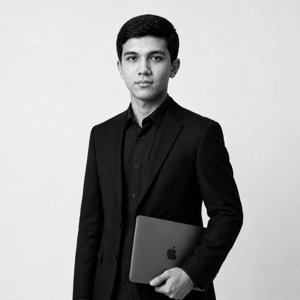
#> input picture frontend/img/founder-300.jpg, 300 x 300 px
$ python -i vision.py   (imports and definitions only)
#> lines starting #> are read from the running program, lines starting #| are printed output that depends on the picture
"""Faza 4: rasm tahlili — Pillow bilan, model/API siz.

Formati, o'lchami, yorug'ligi, asosiy ranglari, EXIF (kamera, sana)
va rasm/fotografiya ekanligi aniqlanadi. Qo'shimcha: OCR (matn o'qish)
Ollama vision model (llama3.2-vision) orqali.
"""

import base64
import os
import urllib.request
from collections import Counter

from PIL import ExifTags, Image, ImageStat

COLOR_NAMES = {
    "qora": (0, 0, 0),
    "oq": (255, 255, 255),
    "kulrang": (128, 128, 128),
    "qizil": (230, 25, 30),
    "to'q qizil": (128, 0, 0),
    "pushti": (255, 105, 180),
    "binafsha": (150, 50, 200),
    "ko'k": (30, 90, 230),
    "och ko'k": (130, 200, 255),
    "yashil": (60, 180, 75),
    "to'q yashil": (0, 100, 0),
    "sariq": (255, 210, 0),
    "to'q sariq": (255, 140, 0),
    "jigarrang": (139, 90, 43),
    "neft ko'k": (0, 120, 120),
    "mayin jigarrang": (205, 155, 120),
}


def _nearest_color(rgb: tuple[int, int, int]) -> str:
    best, best_d = "noma'lum", float("inf")
    for name, (r, g, b) in COLOR_NAMES.items():
        d = (r - rgb[0]) ** 2 + (g - rgb[1]) ** 2 + (b - rgb[2]) ** 2
        if d < best_d:
            best, best_d = name, d
    return best


def _exif_info(img: Image.Image) -> dict:
    info: dict[str, str] = {}
    try:
        exif = img.getexif()
        for tag, val in exif.items():
            name = ExifTags.TAGS.get(tag, "")
            if name in ("DateTimeOriginal", "Make", "Model"):
                info[name] = str(val)
    except Exception:
        pass
    return info


def analyze(path: str) -> dict:
    """Rasm faylini tahlil qiladi va ma'lumotlar lug'atini qaytaradi."""
#> called with path = '../frontend/img/founder-300.jpg'
    with Image.open(path) as im:
#> im is the input picture: PIL image 300x300 RGB; min 0, max 255, mean 160.8
        fmt = im.format or "noma'lum"
#> fmt = 'JPEG'
        w, h = im.size
#> w = 300; h = 300
        exif = _exif_info(im)
#> after the loop in _exif_info, `for tag, val in exif.items():`: info = 0 items
#> exif = 0 items

        rgb = im.convert("RGB")
        small = rgb.resize((48, 48))
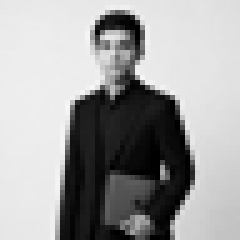
#> small: PIL image 48x48 RGB (shown 5 times larger); min 0, max 246, mean 160.8
        pixels = list(small.getdata())
#> pixels = 2304 items, first 6: (231, 231, 231), (232, 232, 232), (232, 232, 232), (232, 232, 232), (232, 232, 232), (231, 231, 231)

        stat = ImageStat.Stat(rgb.resize((64, 64)))
        brightness = round(sum(stat.mean[:3]) / 3, 1)
#> brightness = 160.8
        if brightness > 170:
            bright = "yorug'"
        elif brightness > 85:
            bright = "o'rtacha"
        else:
            bright = "qorong'i"

        counter = Counter(pixels)
#> counter = 220 items
        total = len(pixels)
#> total = 2304
        colors = [
            {
                "name": _nearest_color((r, g, b)),
                "percent": round(cnt / total * 100),
            }
            for (r, g, b), cnt in counter.most_common(3)
        ]
#> colors = 3 items
        unique = len(counter)
#> unique = 220
        photo_like = unique > 150
#> photo_like = True

    return {
        "format": fmt,
        "width": w,
        "height": h,
        "brightness": bright,
        "colors": colors,
        "unique_colors": unique,
        "photo_like": photo_like,
        "exif": exif,
    }


# [163 lines left out: functions ocr, describe, edit_image, not called in this run]

>>> result = analyze('../frontend/img/founder-300.jpg')
#> result = 8 items
